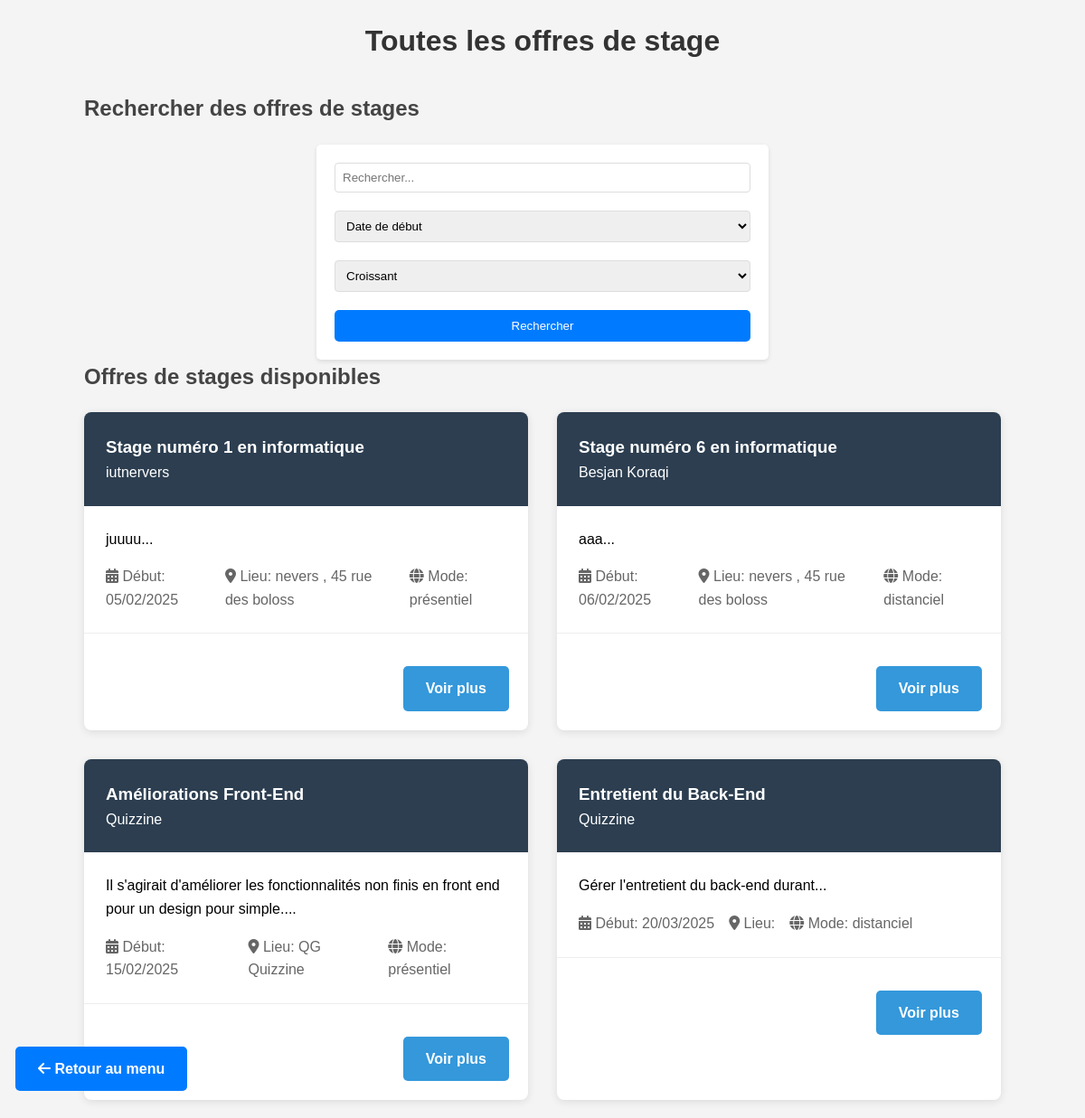
Page /app/views/internships/all_internships.php on the earlier database version.
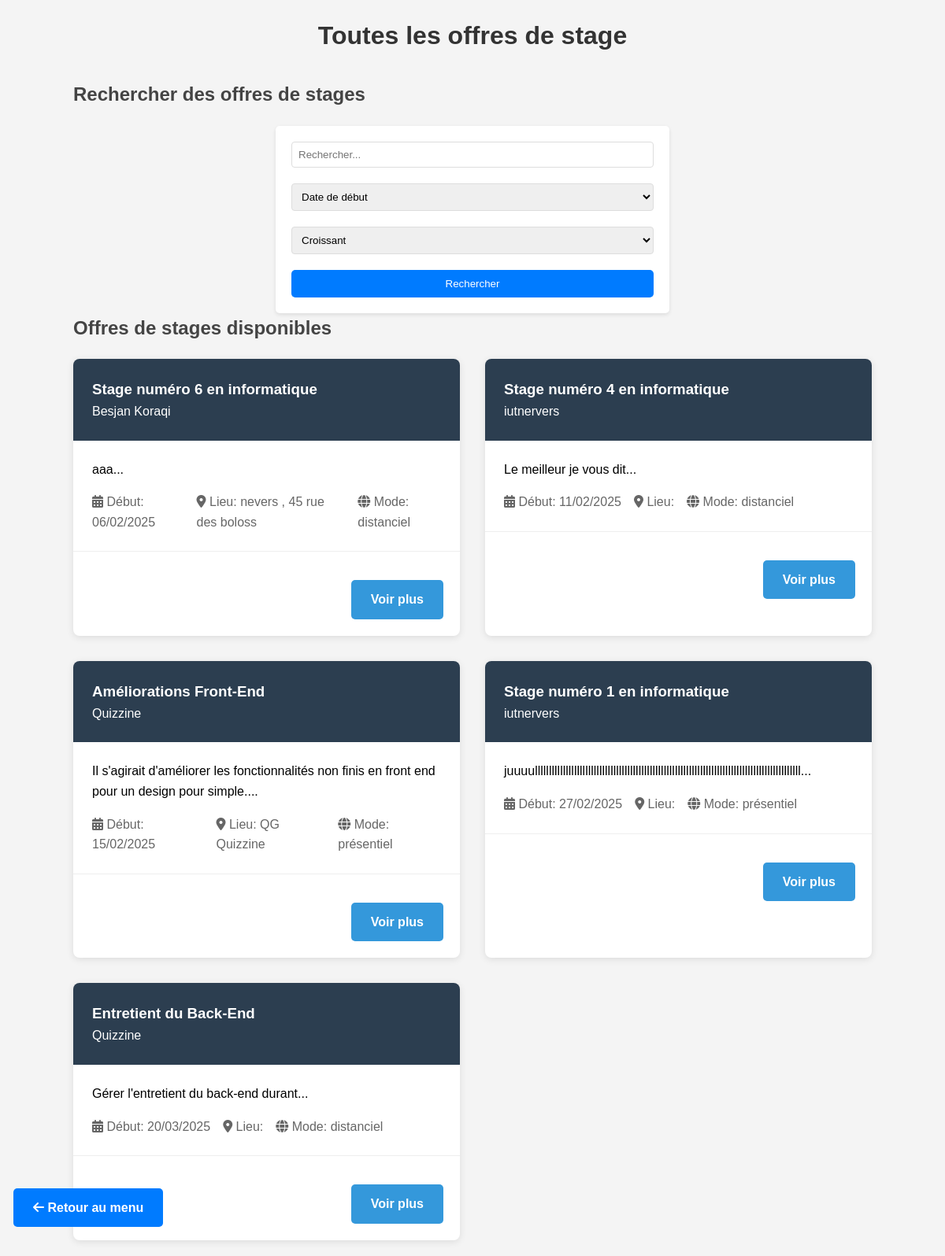
Same page on the later database version.
### tables this page shows
CREATE TABLE `offres_stages` (
  `id` int(11) NOT NULL,
  `entreprise_id` int(11) DEFAULT NULL,
  `titre` varchar(100) NOT NULL,
  `description` text,
  `date_debut` date DEFAULT NULL,
  `date_fin` date DEFAULT NULL,
  `lieu` varchar(255) DEFAULT NULL,
  `mode_stage` enum('distanciel','présentiel') NOT NULL,
  `logo` varchar(255) DEFAULT NULL,
  `email_contact` varchar(255) NOT NULL,
  `lien_candidature` varchar(255) DEFAULT NULL,
  `duree` varchar(50) NOT NULL,
  `domaine` varchar(100) DEFAULT NULL,
  `remuneration` decimal(10,2) DEFAULT NULL,
  `teletravail` tinyint(1) DEFAULT '0',
  `pays` varchar(100) DEFAULT 'France',
  `ville` varchar(100) DEFAULT NULL,
  `code_postal` varchar(10) DEFAULT NULL,
  `region` varchar(100) DEFAULT NULL,
  `departement` varchar(100) DEFAULT NULL,
  `date_publication` timestamp NOT NULL DEFAULT CURRENT_TIMESTAMP
);

CREATE TABLE `entreprises` (
  `id` int(11) NOT NULL,
  `siret` varchar(14) NOT NULL,
  `nom` varchar(100) NOT NULL,
  `adresse` varchar(255) DEFAULT NULL,
  `ville` varchar(100) DEFAULT NULL,
  `code_postal` varchar(10) DEFAULT NULL,
  `pays` varchar(100) DEFAULT NULL,
  `telephone` varchar(20) DEFAULT NULL,
  `site_web` varchar(255) DEFAULT NULL,
  `lieu` varchar(255) DEFAULT NULL,
  `tva_intracommunautaire` varchar(50) DEFAULT NULL,
  `secteur_activite` varchar(100) DEFAULT NULL,
  `description` text,
  `adresse_facturation` varchar(255) DEFAULT NULL,
  `logo` varchar(255) DEFAULT NULL,
  `nom_contact` varchar(100) DEFAULT NULL,
  `username` varchar(100) NOT NULL,
  `email` varchar(255) NOT NULL,
  `password` varchar(255) NOT NULL,
  `role` enum('etudiant','entreprise','admin') NOT NULL DEFAULT 'entreprise',
  `date_creation` timestamp NOT NULL DEFAULT CURRENT_TIMESTAMP,
  `icone` varchar(255) DEFAULT NULL
);

### app/views/internships/all_internships.php (the view, shortened to what this page needs)
<?php
require_once $_SERVER['DOCUMENT_ROOT'] . '/Gestion_Stage/app/config/database.php';
$search = $_GET['search'] ?? '';
$sort = $_GET['sort'] ?? 'date_debut';
$order = $_GET['order'] ?? 'ASC';
$query = "SELECT o.*, e.nom as entreprise_nom
          FROM offres_stages o
          JOIN entreprises e ON o.entreprise_id = e.id
          WHERE o.titre LIKE :search OR o.description LIKE :search OR e.nom LIKE :search
          ORDER BY $sort $order";
$stmt = $pdo->prepare($query);
$stmt->bindValue(':search', "%$search%", PDO::PARAM_STR);
$stmt->execute();
$internships = $stmt->fetchAll();
?>
<!DOCTYPE html>
<html lang="fr">
<head>
    <link rel="stylesheet" href="https://cdnjs.cloudflare.com/ajax/libs/font-awesome/6.1.1/css/all.min.css">
    <link rel="stylesheet" href="/Gestion_Stage/public/assets/css/style.css">
    <link rel="stylesheet" href="/Gestion_Stage/public/assets/css/style_all_internships.css">
</head>
<body>
    <header>
        <div class="container-all-internships">
            <h1>Toutes les offres de stage</h1>
        </div>
    </header>
    <main class="container-all-internships">
        <h2>Rechercher des offres de stages</h2>
        <form action="" method="get">
            <input type="text" name="search" placeholder="Rechercher..." value="<?php echo htmlspecialchars($search); ?>">
            <select name="sort">
                <option value="date_debut" <?php echo $sort == 'date_debut' ? 'selected' : ''; ?>>Date de début</option>
            </select>
            <select name="order">
                <option value="ASC" <?php echo $order == 'ASC' ? 'selected' : ''; ?>>Croissant</option>
            </select>
            <button type="submit" class="btn-primary">Rechercher</button>
        </form>
        <h2>Offres de stages disponibles</h2>
        <div class="offers-grid">
            <?php if (empty($internships)): ?>
                <p>Aucune offre de stage ne correspond à votre recherche.</p>
            <?php else: ?>
                <?php foreach ($internships as $internship): ?>
                    <div class="offer-card">
                        <div class="offer-header">
                            <div class="offer-header-content">
                                <div>
                                    <h3><?php echo htmlspecialchars($internship['titre']); ?></h3>
                                    <span class="company-name">
                                        <?php echo htmlspecialchars($internship['entreprise_nom'] ?? 'Entreprise inconnue'); ?>
                                    </span>
                                </div>
                            </div>
                        </div>
                        <div class="offer-body">
                            <p><?php echo htmlspecialchars(substr($internship['description'], 0, 100)) . '...'; ?></p>
                            <div class="offer-details">
                                <span><i class="fas fa-calendar-alt"></i> Début: <?php echo date('d/m/Y', strtotime($internship['date_debut'])); ?></span>
                                <span><i class="fas fa-map-marker-alt"></i> Lieu: <?php echo htmlspecialchars($internship['lieu']); ?></span>
                                <span><i class="fas fa-globe"></i> Mode: <?php echo htmlspecialchars($internship['mode_stage']); ?></span>
                            </div>
                        </div>
                        <div class="offer-footer">
                            <a href="/Gestion_Stage/app/views/internships/stage_details.php?id=<?php echo $internship['id']; ?>" class="btn btn-details">Voir plus</a>
                        </div>
                    </div>
                <?php endforeach; ?>
            <?php endif; ?>
        </div>
    </main>
    <a href="/Gestion_Stage/index.php" class="btn index-button"><i class="fas fa-arrow-left"></i> Retour au menu</a>
</body>
</html>

### public/assets/css/style.css (style rules this page uses)
:root { --primary-color: #2c3e50; --secondary-color: #3498db; --accent-color: #e74c3c; --secondary-color-hover: #4ea8e4; --accent-color-hover: #f26858; --text-color: #333; --light-gray: #f5f6fa; --border-radius: 8px; }
* { margin: 0; padding: 0; box-sizing: border-box; }
body { font-family: Arial, sans-serif; line-height: 1.6; background-color: #f4f4f4; padding: 20px; }
h1 { text-align: center; color: #333; margin-bottom: 30px; font-size: 2rem; }
h2 { color: #444; margin-bottom: 20px; }
form { background: white; padding: 20px; border-radius: 5px; box-shadow: 0 2px 5px rgba(0,0,0,0.1); max-width: 500px; margin: 0 auto; }
input, select { width: 100%; padding: 8px; margin-bottom: 20px; border: 1px solid #ddd; border-radius: 4px; }
button { background: #3498db; color: white; padding: 10px 20px; border: none; border-radius: 4px; cursor: pointer; width: 100%; }
a { color: #3498db; text-decoration: none; }
.btn { display: inline-block; padding: 8px 16px; margin: 5px; border-radius: 4px; text-decoration: none; }
.btn-primary { background: #3498db; color: white; }
.index-button { position: fixed; bottom: 2%; left: 1%; background: var(--secondary-color); color: white; transition: background-color 0.2s ease; padding: 7px; border-radius: 4px; }
.btn { display: inline-block; padding: 12px 25px; background-color: #007bff; color: white; border-radius: 5px; font-weight: bold; text-decoration: none; margin-top: 20px; transition: background-color 0.2s ease; }
button.btn-primary { background-color: #007bff; color: white; border: none; padding: 10px 20px; border-radius: 5px; cursor: pointer; }

### public/assets/css/style_all_internships.css (style rules this page uses)
:root { --primary-color: #2c3e50; --secondary-color: #3498db; --accent-color: #e74c3c; --secondary-color-hover: #4ea8e4; --accent-color-hover: #f26858; --text-color: #333; --light-gray: #f5f6fa; --border-radius: 8px; }
.container-all-internships { max-width: 90%; margin: 0 auto; padding: 0 15px; }
.offers-grid { display: grid; gap: 2rem; }
.offers-grid { display: grid; grid-template-columns: repeat(2, 1fr); gap: 2rem; }
.offer-card { background: white; border-radius: var(--border-radius); box-shadow: 0 2px 10px rgba(0,0,0,0.1); overflow: hidden; }
.offer-header { padding: 1.5rem; background: var(--primary-color); color: white; }
.offer-body { padding: 1.5rem; }
.offer-details { display: flex; gap: 1rem; margin-top: 1rem; color: #666; }
.offer-card { opacity: 0; transform: translateY(30px); transition: opacity 0.5s ease, transform 0.5s ease; }
.offer-card.visible { opacity: 1; transform: translateY(0); }
.offer-footer { padding: 1rem; border-top: 1px solid #eee; text-align: right; }
.btn-details { background-color: var(--secondary-color); color: white; transition: background-color 0.2s ease; }

Differences in the rows shown:
added offres_stages: titre "Stage numéro 4 en informatique", entreprise.nom "iutnervers", description "Le meilleur je vous dit", date_debut "11/02/2025", mode_stage "distanciel"
changed offres_stages "Stage numéro 1 en informatique": description "juuuu" → "juuuulllllllllllllllllllllllllllllllllllllllllllllllllllllllllllllllllllllllllllllllllllllllllllllll"; date_debut "05/02/2025" → "27/02/2025"; lieu "nevers , 45 rue des boloss" → (not shown); moves down the list
